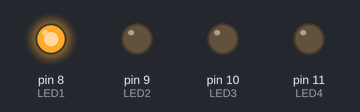
The sketch below on a simulated Arduino Uno, built with avr-gcc and run on an emulated ATmega328P. On the bench: output pins drawn as LEDs (lit = HIGH).

Above: at 1.0 s.
At 2.5 s:
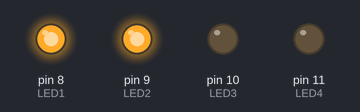
At 3.5 s:
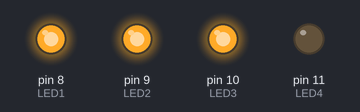
At 4.5 s:
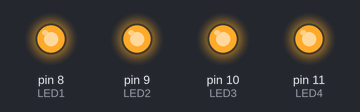
Timing chart, 0 to 5.8 s (numbered marks = the images above):
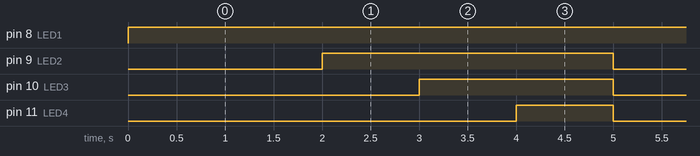

Measured:
- by itself, pin 8 (LED1): LOW → HIGH at 0.00 s
- by itself, pin 9 (LED2): alternates HIGH for 3.0 s and LOW for 2.0 s
- by itself, pin 10 (LED3): alternates HIGH for 2.0 s and LOW for 3.0 s
- by itself, pin 11 (LED4): alternates HIGH for 1.0 s and LOW for 4.0 s

The sketch:

Running_Led_V2.ino
```cpp
int LED1 = 8;
int LED2 = 9;
int LED3 = 10;
int LED4 = 11;

void setup()
{
  pinMode (LED1, OUTPUT);
  pinMode (LED2, OUTPUT);
  pinMode (LED3, OUTPUT);
  pinMode (LED4, OUTPUT);
}

void loop()
{
  digitalWrite(LED1, HIGH);
  digitalWrite(LED2, LOW);
  digitalWrite(LED3,  LOW);
  digitalWrite(LED4, LOW);
  delay(1000);
  digitalWrite(LED1, HIGH);
  delay(1000);
  digitalWrite(LED2, HIGH);
  delay(1000);
  digitalWrite(LED3, HIGH);
  delay(1000);
  digitalWrite(LED4, HIGH);
  delay(1000);
}
```
